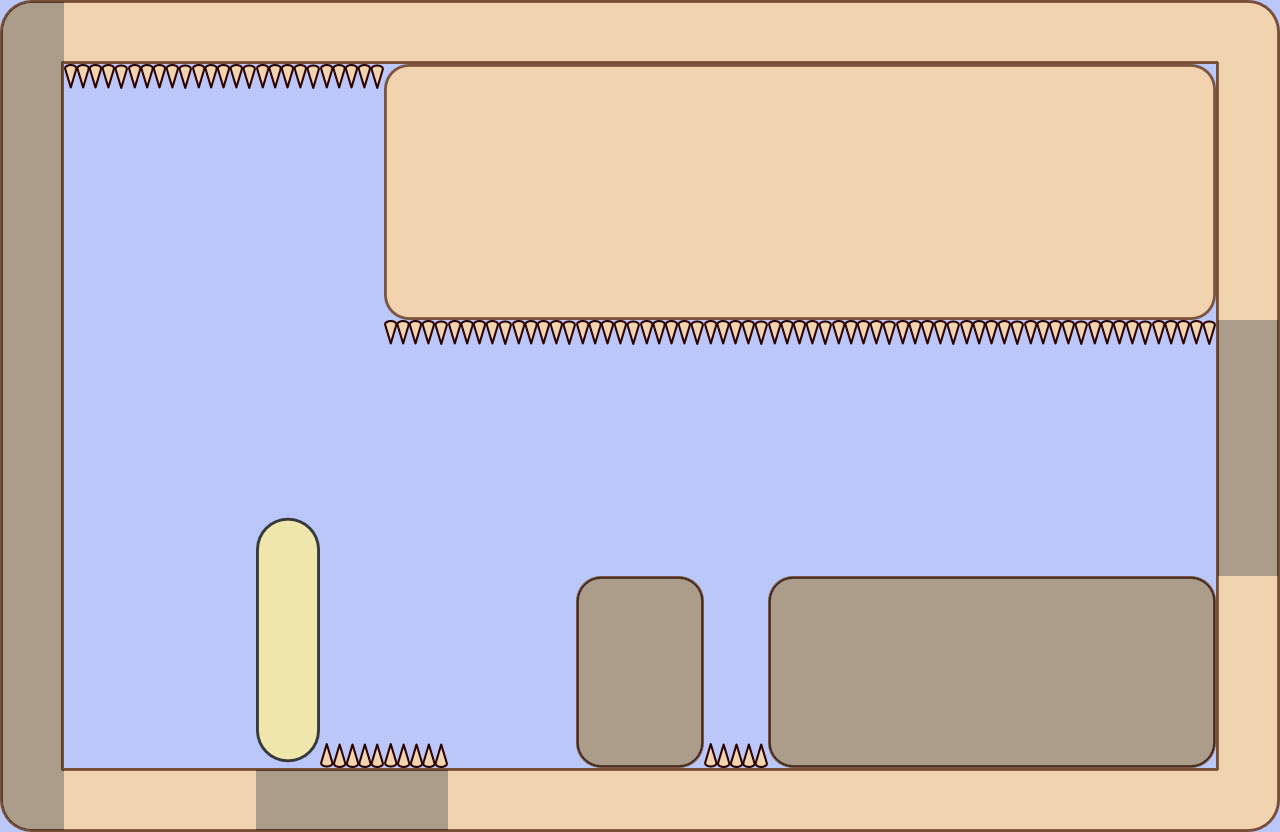

Rendered tile map (Tiled .tmx) drawn with the repository's tilesets; below, a short description and the map source with its tile grids summarised:
An orthogonal 20x13 tile map with 64x64 px tiles, 3 tile layers (Capa de Patrones 1, Capa de patrones 2, nowallz) and 17 objects (7x ET_WALL_NOPORTAL, 4x ET_SPIKES, ET_PLAYER, ET_PRINCESS).

<map version="1.0" orientation="orthogonal" width="20" height="13" tilewidth="64" tileheight="64">
 <tileset firstgid="1" name="tilemapinkscape" tilewidth="64" tileheight="64">
  <image source="tilemapinkscape.png" trans="000000" width="1024" height="1024" />
 </tileset>
 <layer name="Capa de Patrones 1" width="20" height="13">
  <data>[260 cells, 260 non-empty, 1 distinct tile ids]</data>
 </layer>
 <layer name="Capa de patrones 2" width="20" height="13">
  <data>[260 cells, 173 non-empty, 10 distinct tile ids]</data>
 </layer>
 <layer name="nowallz" width="20" height="13">
  <data>[260 cells, 47 non-empty, 5 distinct tile ids]</data>
 </layer>
 <objectgroup name="Capa de Objetos 1" width="20" height="13">
  <object name="ET_PLAYER" x="128" y="704" width="64" height="64" />
  <object name="ET_PRINCESS" x="1152" y="512" width="64" height="64" />
  <object name="ET_WALL_NOPORTAL" x="0" y="0" width="64" height="832" />
  <object name="ET_WALL_NOPORTAL" x="256" y="768" width="192" height="64" />
  <object name="ET_WALL_NOPORTAL" x="1216" y="0" width="64" height="768" />
  <object name="ET_WALL_NOPORTAL" x="64" y="0" width="1152" height="64" />
  <object x="256" y="512" width="64" height="256" />
  <object name="ET_WALL_NOPORTAL" x="576" y="576" width="128" height="192" />
  <object name="ET_WALL_NOPORTAL" x="768" y="576" width="448" height="192" />
  <object name="ET_SPIKES" x="384" y="320" width="832" height="64" />
  <object name="ET_SPIKES" x="64" y="64" width="320" height="64" />
  <object name="ET_SPIKES" x="320" y="704" width="128" height="64" />
  <object name="ET_SPIKES" x="704" y="704" width="64" height="64" />
  <object x="384" y="64" width="832" height="256" />
  <object x="64" y="768" width="192" height="64" />
  <object x="448" y="768" width="128" height="64" />
  <object name="ET_WALL_NOPORTAL" x="576" y="768" width="704" height="64" />
 </objectgroup>
</map>
